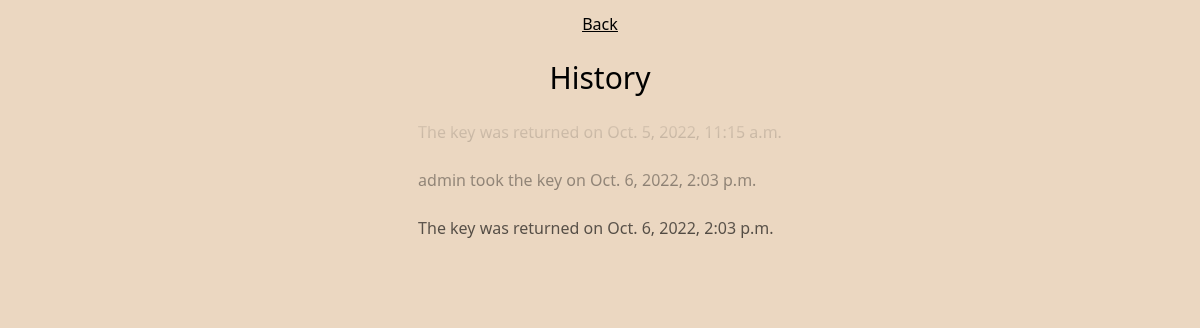
/history/ (signed in), run on an earlier commit of the app's database.
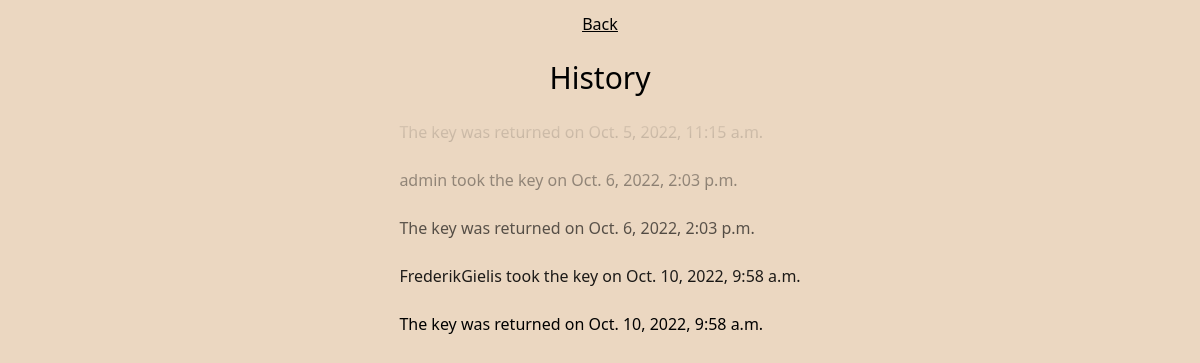
And on a later commit of the database.
### keyTracker/models.py (models this page shows, shortened)
class Key(models.Model):
    keyHolder = models.ForeignKey(
        User, on_delete=models.CASCADE, blank=True, null=True)
    isReturned = models.BooleanField(default=True)
    time = models.DateTimeField(auto_now_add=True)

### keyTracker/views.py (the view)
# urls.py: path("history/", views.history, name="history"),
def history(request):
    if request.user.is_authenticated and is_member(user=request.user, group='DI'):
        keys = Key.objects.all().order_by('-time')[:12]
        return render(request=request,
                      template_name='keyTracker/history.html',
                      context={"keys": keys})
    else:
        return redirect('keyTracker:homepage')

### keyTracker/views.py (called while the page is built)
def is_member(user, group):
    return user.groups.filter(name=group).exists()

### keyTracker/templates/keyTracker/history.html
{% extends 'keyTracker/components/main.html' %}
{% block body %}
<div class="flex flex-col h-screen place-items-center">
<div class="underline my-3 flex flex-row">
    <a href="/">Back</a>
</div>
<div class="text-3xl my-3">
    <h1>History</h1>
</div>
<div class="relative">
    <div class="h-48 bg-gradient-to-b from-backgroundcolor to-transparent w-full absolute z-10"></div>
    <div class="flex flex-col">
        {% for key in keys reversed  %}
        <div class="rounded my-1 p-2 bg-backgroundgreen">
            {% if not key.isReturned %}
                {{ key.keyHolder }} took the key on {{ key.time }}
            </div>
            {% else %}
                The key was returned on {{ key.time }}
            </div>
            {% endif %}
            {% endfor %}
    </div>
</div>
{% endblock body %}

What changed in the data, as far as the page shows it:
added Key: keyHolder "FrederikGielis", time "Oct. 10, 2022, 9:58 a.m."
added Key: time "Oct. 10, 2022, 9:58 a.m."
